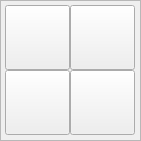
   <widget class="QFrame" name="frame_6">
    <property name="geometry">
     <rect>
      <x>660</x>
      <y>325</y>
      <width>141</width>
      <height>141</height>
     </rect>
    </property>
    <property name="frameShape">
     <enum>QFrame::StyledPanel</enum>
    </property>
    <property name="frameShadow">
     <enum>QFrame::Raised</enum>
    </property>
    <widget class="QPushButton" name="probe_p_angle_x_plus">
     <property name="geometry">
      <rect>
       <x>5</x>
       <y>5</y>
       <width>65</width>
       <height>65</height>
      </rect>
     </property>
     <property name="text">
      <string/>
     </property>
     <property name="function" stdset="0">
      <string>mdi</string>
     </property>
     <property name="command" stdset="0">
      <string>o&lt;p_angle_x_plus_m&gt; call</string>
     </property>
    </widget>
    <widget class="QPushButton" name="probe_p_angle_x_minus">
     <property name="geometry">
      <rect>
       <x>70</x>
       <y>70</y>
       <width>65</width>
       <height>65</height>
      </rect>
     </property>
     <property name="text">
      <string/>
     </property>
     <property name="function" stdset="0">
      <string>mdi</string>
     </property>
     <property name="command" stdset="0">
      <string>o&lt;p_angle_x_minus_m&gt;  call</string>
     </property>
    </widget>
    <widget class="QPushButton" name="probe_p_angle_y_plus">
     <property name="geometry">
      <rect>
       <x>5</x>
       <y>70</y>
       <width>65</width>
       <height>65</height>
      </rect>
     </property>
     <property name="text">
      <string/>
     </property>
     <property name="function" stdset="0">
      <string>mdi</string>
     </property>
     <property name="command" stdset="0">
      <string>o&lt;p_angle_y_plus_m&gt;  call</string>
     </property>
    </widget>
    <widget class="QPushButton" name="probe_p_angle_y_minus">
     <property name="geometry">
      <rect>
       <x>70</x>
       <y>5</y>
       <width>65</width>
       <height>65</height>
      </rect>
     </property>
     <property name="text">
      <string/>
     </property>
     <property name="function" stdset="0">
      <string>mdi</string>
     </property>
     <property name="command" stdset="0">
      <string>o&lt;p_angle_y_minus_m&gt; call</string>
     </property>
    </widget>
   </widget>
